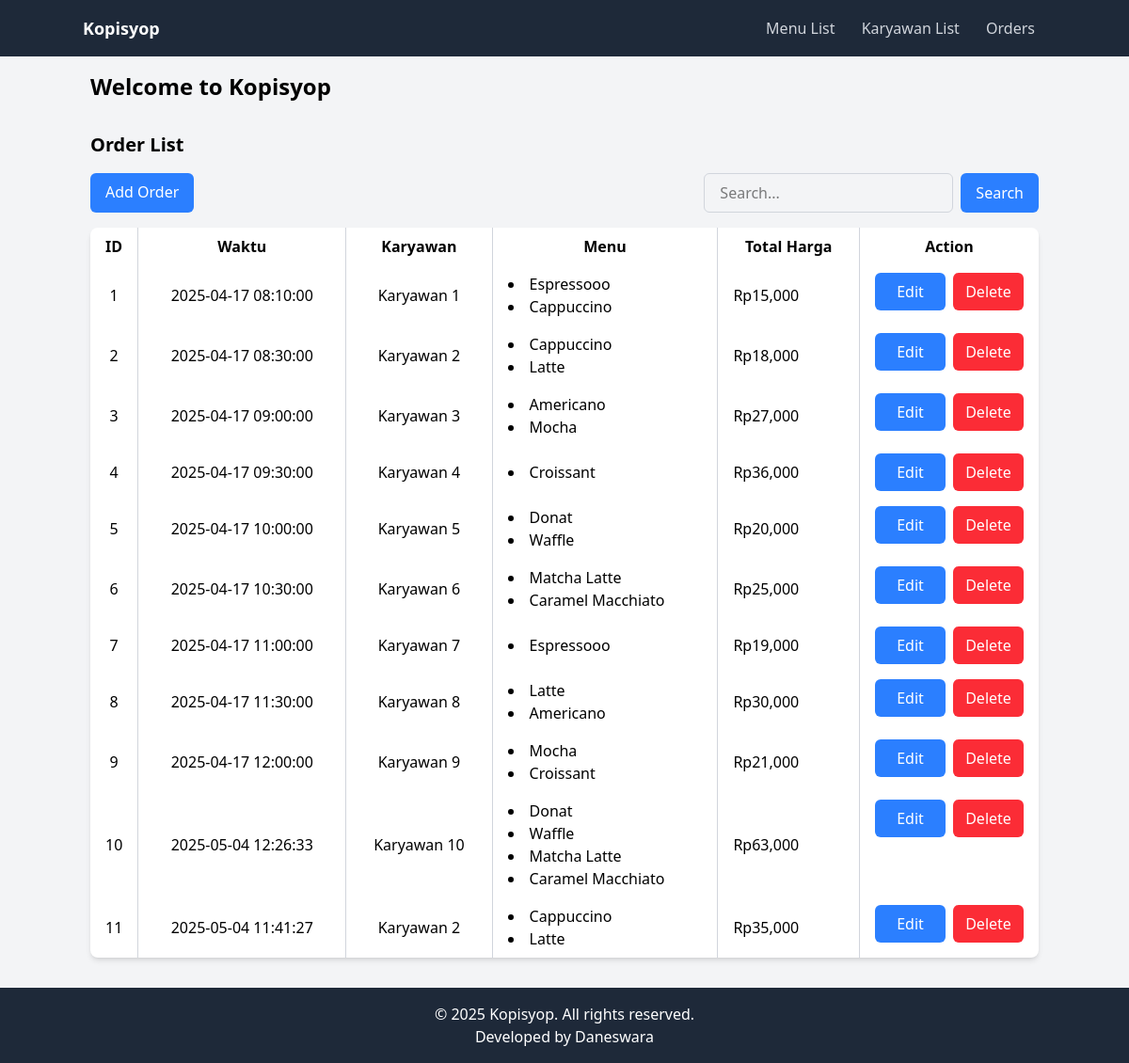
/?page=order, run on the app's committed database.
### tables this page shows
CREATE TABLE `order` (
  `ID` int(11) NOT NULL,
  `waktu` datetime NOT NULL,
  `karyawan_ID` int(11) NOT NULL,
  `harga` int(11) NOT NULL
);

CREATE TABLE `karyawan` (
  `ID` int(11) NOT NULL,
  `nama` varchar(255) NOT NULL,
  `posisi` varchar(255) NOT NULL
);

### config.php (called while the page is built, shortened)
<?php
class Database {
    private $host = "localhost";
    private $username = "root";
    private $password = "";
    private $dbname = "kopisyop";
    public function __construct() {
        try {
            $this->conn = new PDO("mysql:host=$this->host;dbname=$this->dbname", $this->username, $this->password);
        } catch (PDOException $e) {
            echo "Connection failed: " . $e->getMessage();
        }
    }
}
?>

### class/Order.php (called while the page is built, shortened)
<?php
require_once 'config.php';
class Order {
    private $db;
    public function __construct() {
        $this->db = (new Database())->conn;
    }
    public function getAllOrder() {
        $stmt = $this->db->query("SELECT o.ID, o.waktu, k.nama as karyawan, o.harga
                                  FROM `order` o
                                  INNER JOIN karyawan k ON o.karyawan_ID = k.ID");
        return $stmt->fetchAll(PDO::FETCH_ASSOC);
    }
    public function getAllMenuOrder($id) {
        $stmt = $this->db->prepare("SELECT om.menu_ID, m.nama
                                    FROM `order` o
                                    INNER JOIN order_menu om ON o.ID = om.order_ID
                                    INNER JOIN menu m ON om.menu_ID = m.ID
                                    WHERE o.ID = ?");
        $stmt->execute([$id]);
        return $stmt->fetchAll(PDO::FETCH_ASSOC);
    }
}
?>

### view/order.php (the view, shortened to what this page needs)
<?php
if (isset($_GET['search'])) $items = $order->searchOrder($_GET['search']);
else $items = $order->getAllOrder();
?>
<div>
    <div class="text-xl font-bold mb-4">Order List</div>
    <div class="flex justify-between mb-4">
        <a href="?page=order_form" class="bg-blue-500 text-white px-4 py-2 rounded-md">Add Order</a>
        <form action="?search=" method="get" class="flex gap-2">
            <input type="text" name="search" placeholder="Search..." class="border border-gray-300 rounded-md px-4 py-2">
            <button type="submit" class="bg-blue-500 text-white px-4 py-2 rounded-md">Search</button>
        </form>
    </div>
    <table class="w-full bg-white rounded-lg shadow-md border-separate"
        style="border-collapse: collapse;" id="table_container"
    >
        <thead>
            <tr>
                <th class="py-2 px-4 w-[50px] border-r border-gray-300">ID</th>
                <th class="py-2 px-4 w-auto border-r border-gray-300">Waktu</th>
                <th class="py-2 px-4 w-auto border-r border-gray-300">Karyawan</th>
                <th class="py-2 px-4 w-auto border-r border-gray-300">Menu</th>
                <th class="py-2 px-4 w-auto border-r border-gray-300">Total Harga</th>
                <th class="py-2 px-4 w-[190px]">Action</th>
            </tr>
        </thead>
        <tbody>
            <?php $num = 1; ?>
            <?php foreach ($items as $item): ?>
                <tr class="hover:bg-gray-100 transition duration-200">
                    <td class="py-2 px-4 text-center w-[50px] border-r border-gray-300"><?php echo $num++; ?></td>
                    <td class="py-2 px-4 text-center w-auto border-r border-gray-300"><?php echo $item['waktu']; ?></td>
                    <td class="py-2 px-4 text-center w-auto border-r border-gray-300"><?php echo $item['karyawan']; ?></td>
                    <td class="py-2 px-4 w-auto border-r border-gray-300">
                        <?php foreach ($order->getAllMenuOrder($item['ID']) as $menu):
                                echo "<li>" . $menu['nama'] . "</li>";
                            endforeach;
                        ?>
                    </td>
                    <td class="py-2 px-4 w-auto border-r border-gray-300">Rp<?php echo number_format($item['harga']); ?></td>
                    <td class="py-2 px-4 w-[190] flex gap-2">
                        <a href="?page=order_form&id=<?php echo $item['ID']; ?>" class="w-[75px] text-center p-2 bg-blue-500 text-white rounded-md">Edit</a>
                        <a href="?page=order&action=delete&id=<?php echo $item['ID']; ?>" onclick="return confirm('Are you sure you want to delete this order?');" class="w-[75px] text-center p-2 bg-red-500 text-white rounded-md">Delete</a>
                    </td>
                </tr>
            <?php endforeach; ?>
        </tbody>
    </table>
</div>

### data on the page
order: waktu "2025-04-17 08:10:00", karyawan_ID.nama "Karyawan 1", nama "Espressooo", nama "Cappuccino", harga "15,000"
order: waktu "2025-04-17 08:30:00", karyawan_ID.nama "Karyawan 2", nama "Cappuccino", nama "Latte", harga "18,000"
order: waktu "2025-04-17 09:00:00", karyawan_ID.nama "Karyawan 3", nama "Americano", nama "Mocha", harga "27,000"
order: waktu "2025-04-17 09:30:00", karyawan_ID.nama "Karyawan 4", nama "Croissant", harga "36,000"
order: waktu "2025-04-17 10:00:00", karyawan_ID.nama "Karyawan 5", nama "Donat", nama "Waffle", harga "20,000"
order: waktu "2025-04-17 10:30:00", karyawan_ID.nama "Karyawan 6", nama "Matcha Latte", nama "Caramel Macchiato", harga "25,000"
order: waktu "2025-04-17 11:00:00", karyawan_ID.nama "Karyawan 7", nama "Espressooo", harga "19,000"
order: waktu "2025-04-17 11:30:00", karyawan_ID.nama "Karyawan 8", nama "Latte", nama "Americano", harga "30,000"
order: waktu "2025-04-17 12:00:00", karyawan_ID.nama "Karyawan 9", nama "Mocha", nama "Croissant", harga "21,000"
order: waktu "2025-05-04 12:26:33", karyawan_ID.nama "Karyawan 10", nama "Donat", nama "Waffle", nama "Matcha Latte", nama "Caramel Macchiato", harga "63,000"
order: waktu "2025-05-04 11:41:27", karyawan_ID.nama "Karyawan 2", nama "Cappuccino", nama "Latte", harga "35,000"
